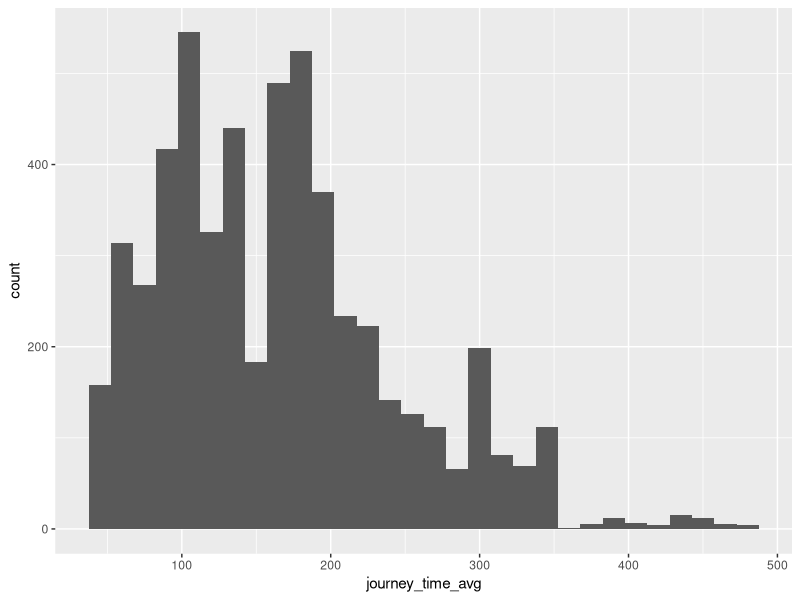
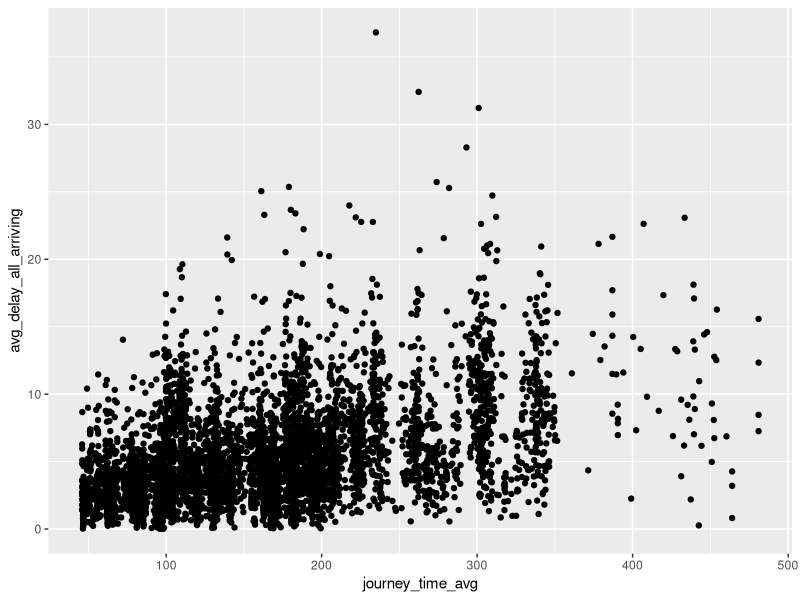
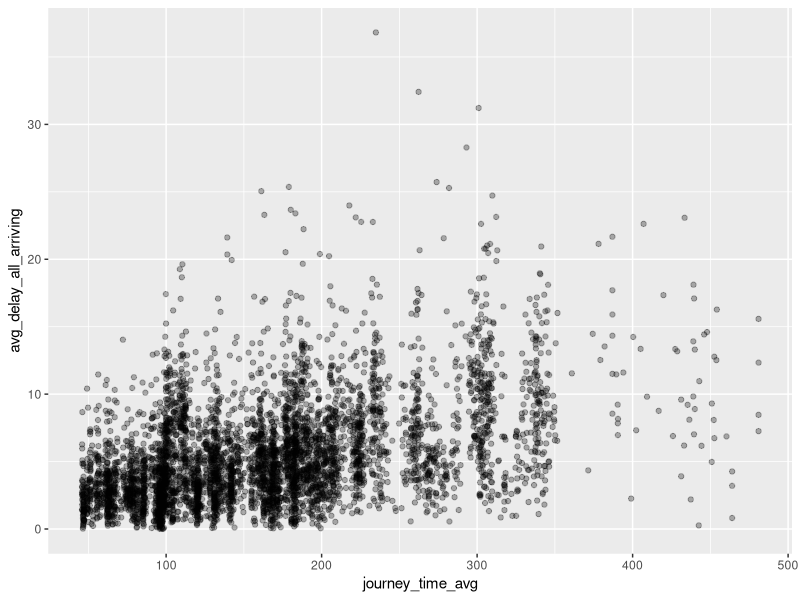
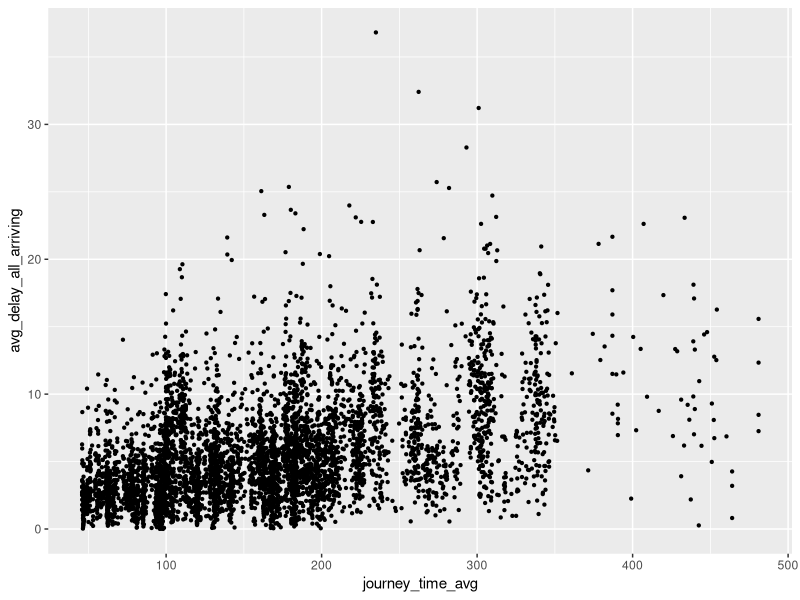
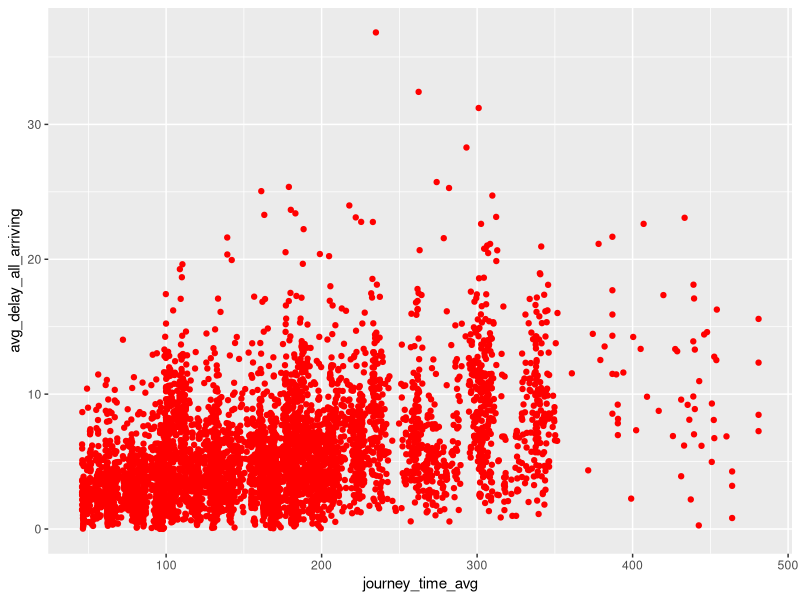
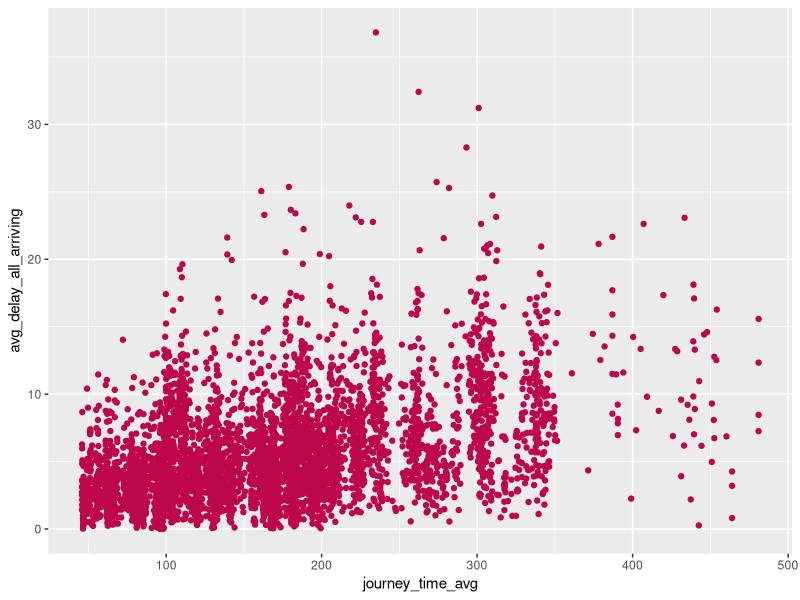
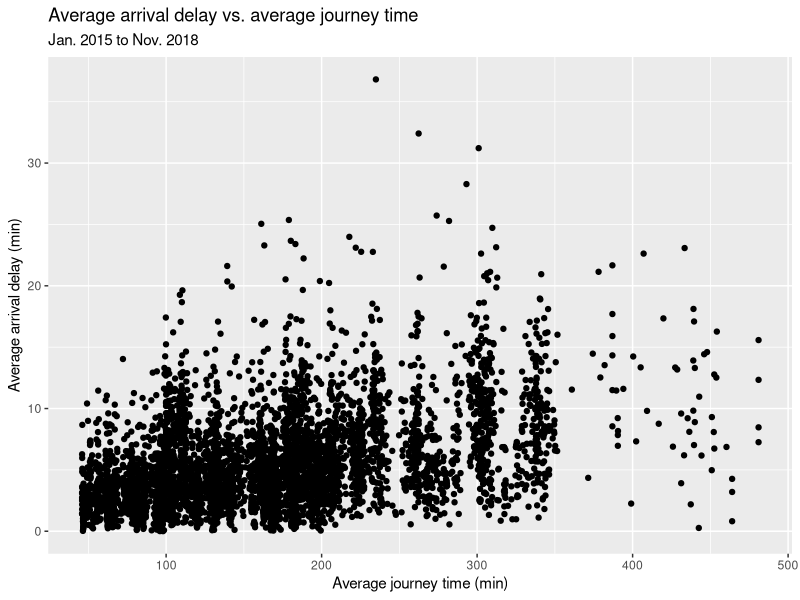
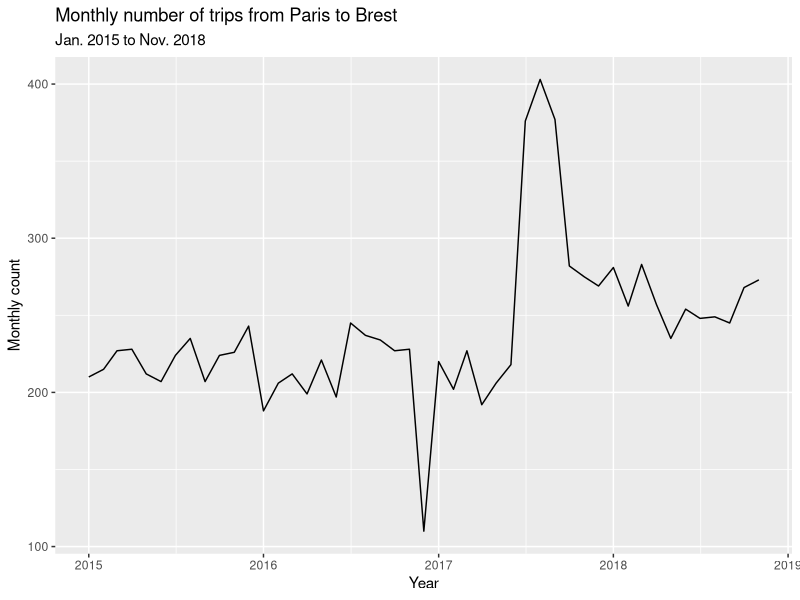

Write the R code that produced these figures, in order.
## ---- chunk 1
library(tidyverse)
## ---- chunk 2
data <- readr::read_csv("french-trains.csv")

data
## ---- chunk 3
head(data)
tail(data)
## ---- chunk 4
hist <- data |> 
  ggplot(aes(x = journey_time_avg)) +
  geom_histogram()

hist
## ---- chunk 5
sct_plt <- data |> 
  dplyr::filter(avg_delay_all_arriving > 0) |> # only rows with positive delay
  ggplot(aes(x = journey_time_avg, y = avg_delay_all_arriving)) + 
  geom_point()

sct_plt
## ---- chunk 6
sct_plt_a <- data |> 
  filter(avg_delay_all_arriving > 0) |> 
  ggplot(aes(x = journey_time_avg, y = avg_delay_all_arriving)) + 
  geom_point(alpha = 0.3) # change opacity

sct_plt_a

sct_plt_b <- data |> 
  filter(avg_delay_all_arriving > 0) |> 
  ggplot(aes(x = journey_time_avg, y = avg_delay_all_arriving)) +
  geom_point(size = 0.8) # change point size

sct_plt_b

sct_plt_c <- data |> 
  filter(avg_delay_all_arriving > 0) |> 
  ggplot(aes(x = journey_time_avg, y = avg_delay_all_arriving)) +
  geom_point(color = "red") # change point color

sct_plt_c

sct_plt_d <- data |> 
  filter(avg_delay_all_arriving > 0) |> 
  ggplot(aes(x = journey_time_avg, y = avg_delay_all_arriving)) +
  geom_point(colour = "#BE064A") # change point colour using HEX colour codes

sct_plt_d 
## ---- chunk 7
sct_plt <- sct_plt +
  labs(title = "Average arrival delay vs. average journey time",
       subtitle = "Jan. 2015 to Nov. 2018",
       x = "Average journey time (min)",
       y = "Average arrival delay (min)")

sct_plt
## ---- chunk 8
# generate date column
data <- data |> 
  mutate(date = paste(year, month, 1, sep = "-")) |> 
  mutate(new_date = lubridate::ymd(date)) |> 
  select(-date)
  
line_plt <- data |> 
  filter(departure_station == "PARIS MONTPARNASSE",
         arrival_station == "BREST") |> 
  ggplot(aes(x = new_date, y = total_num_trips)) +
  geom_line() +
  labs(title = "Monthly number of trips from Paris to Brest",
       subtitle = "Jan. 2015 to Nov. 2018",
       x = "Year",
       y = "Monthly count")

line_plt
## ---- chunk 9
brittany_cities <- c("RENNES", "BREST", "QUIMPER")

multi_line_plt <- data |> 
  filter(departure_station == "PARIS MONTPARNASSE",
         arrival_station %in% brittany_cities)  |> 
  ggplot(aes(x = new_date, y = total_num_trips, color = arrival_station)) +
  geom_line() +
  labs(title = "Monthly number of trips from Paris to cities in Brittany",
       subtitle = "Jan. 2015 to Nov. 2018",
       x = "", 
       y = "Monthly count",
       color = "Arrival station") +
  scale_x_date(date_breaks = "6 months", date_labels = "%b %Y") +
  scale_y_continuous(limits = c(0, 700), expand = c(0, 0))

multi_line_plt
## ---- chunk 10
bar_plt <- data |> 
  filter(departure_station == "PARIS NORD",
         year == 2015) |> 
  group_by(arrival_station) |> 
  summarise(n = sum(total_num_trips)) |> 
  ggplot(aes(x = arrival_station, y = n)) +
  geom_bar(stat = "identity")

bar_plt
## ---- chunk 11
multi_bar_plot <- data |> 
  filter(departure_station == "PARIS NORD",
         year %in% c(2015, 2016)) |> 
  mutate(year = as.character(year)) |> 
  group_by(year, arrival_station) |> 
  summarise(n = sum(total_num_trips), .groups = "drop") |> 
  ggplot(aes(x = forcats::fct_reorder(arrival_station, n), y = n, fill = year)) +
  geom_bar(stat="identity", position = "dodge") +
  coord_flip()

multi_bar_plot
